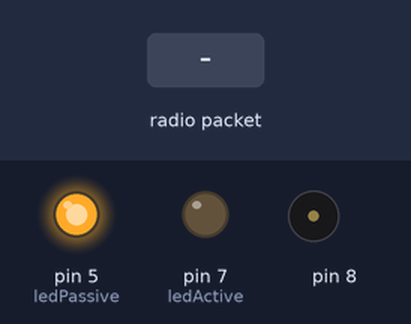
Recording of a sketch running on a simulated Arduino Uno, built with avr-gcc and run on an emulated ATmega328P. Parts: output pins drawn as LEDs (lit = HIGH), buzzer (waves = sounding). Inputs (shaded band) come from the test bench. No radio packets arrive unless stated; what the sketch prints to the serial monitor is not drawn.

Above: at 1.2 s.
1.3 s: radio packet "a" arrives
At 2.1 s:
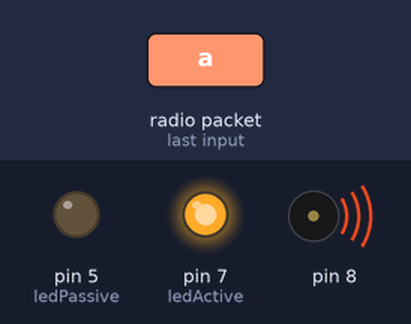
3.8 s: radio packet "1" arrives
5.3 s: radio packet "0" arrives
Timing chart, 0 to 8.3 s (numbered marks = the images above; inputs shaded):
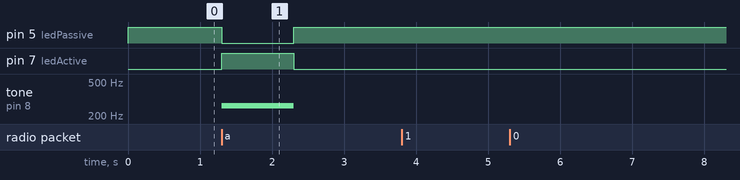

Measured:
- after the input at 1.3 s, pin 5 (ledPassive): HIGH → LOW at once, → HIGH 1.0 s later; pin 7 (ledActive): LOW → HIGH at once, → LOW 1.0 s later; tone on pin 8: silent → 262 Hz at once, → silent 1.0 s later
- after the input at 3.8 s, every drawn part: stays the same
- after the input at 5.3 s, every drawn part: stays the same

The sketch:

PR_Rec.ino
```cpp
#include <RH_ASK.h>
#include <SPI.h>
RH_ASK driver; //pin 12
// RH_ASK driver(2000, 2, 4, 5); // ESP8266: do not use pin 11
int ledPassive = 5; //standby light
int ledActive = 7; //green LED's
void setup()
{
 pinMode(ledPassive,OUTPUT);
 pinMode(ledActive,OUTPUT);
 Serial.begin(9600); // Debugging only
 if (!driver.init())
 Serial.println("init of receiver failed");
}
void loop()
{
 digitalWrite(ledPassive,HIGH);
 noTone(8);
 digitalWrite(ledActive,LOW);
 uint8_t buf[RH_ASK_MAX_MESSAGE_LEN];
 uint8_t buflen = sizeof(buf);
 if (driver.recv(buf, &buflen)) { // if message received
   for(int i=0;i<sizeof(buf);i++){
     Serial.print(char(buf[i])); //test display output
   }
   if(buf[0]=='a'){ // and if the first letter in message array is X
     digitalWrite(ledPassive,LOW);
     for(int i=0;i<10;i++){ // loop alternates between LED and buzzer
       digitalWrite(ledActive,HIGH);
       tone(8, 262); //pin 8
       delay(100);
     }
   }
    else if(buf[0]!='a'){
     digitalWrite(ledPassive,HIGH);
     noTone(8);
    }
   }
}
```
